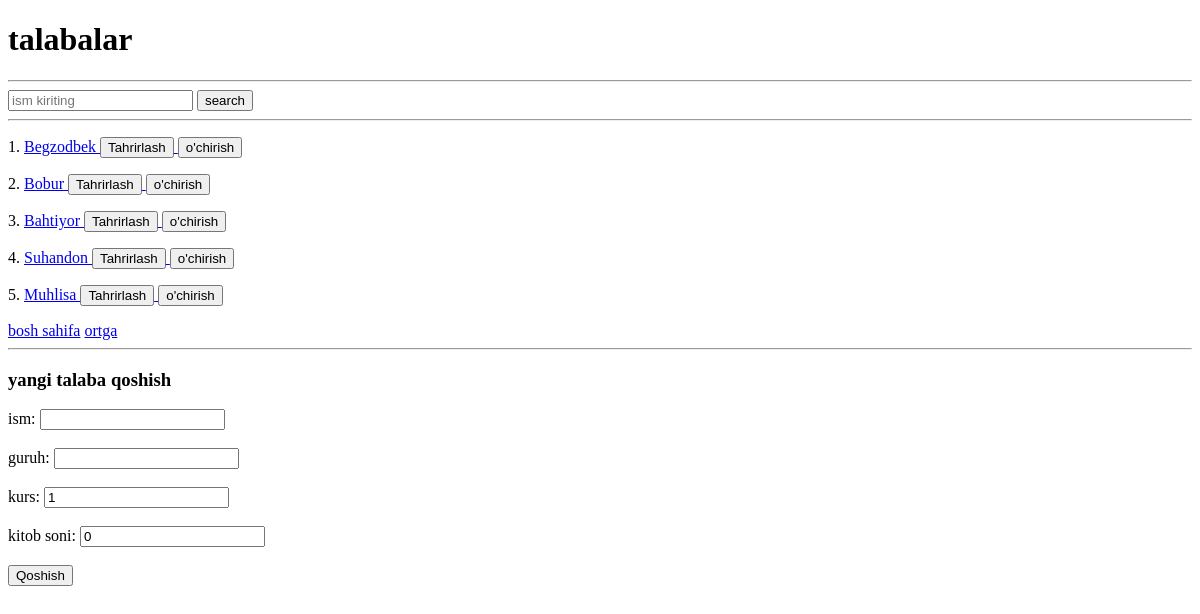
The app's page /talabalar/, older data.
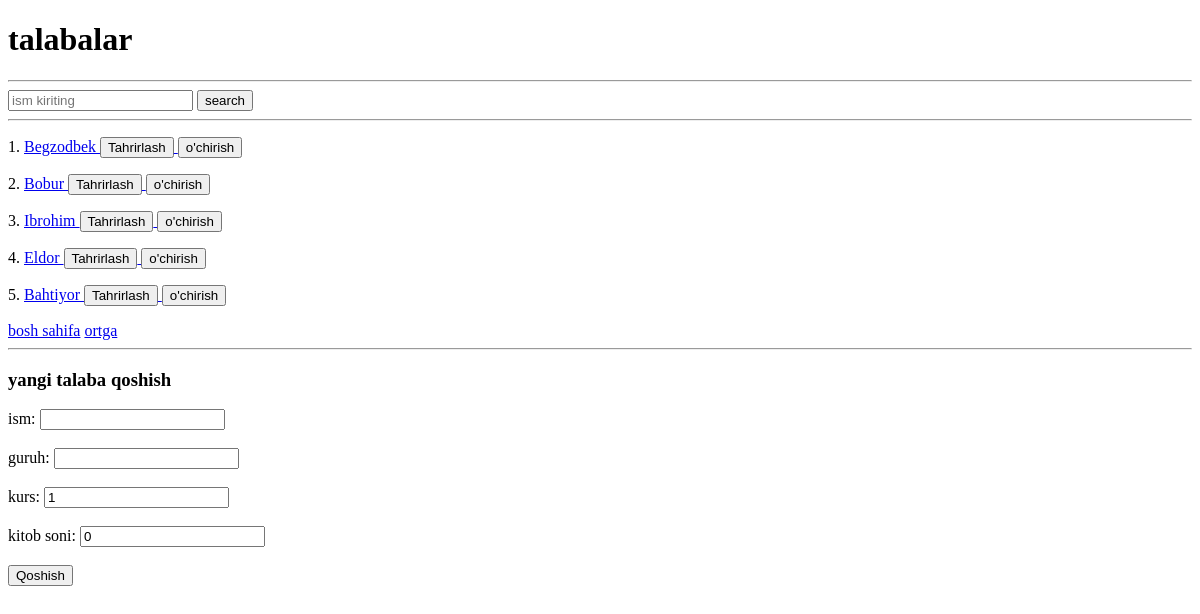
The same page, newer data.
### main/models.py (models this page shows, shortened)
class Talaba(models.Model):
    ism = models.CharField(max_length=255)
    guruh = models.CharField(max_length=255)
    kurs = models.IntegerField(default=1, validators=[MinValueValidator(1), MaxValueValidator(4)])
    kitobi_soni = models.PositiveSmallIntegerField(default=0)

### main/views.py (the view, shortened to what this page needs)
# urls.py: path('talabalar/',talabalar_view),
def talabalar_view(request):
    talabalar = Talaba.objects.all()
    search = request.GET.get('search')
    if search:
        talabalar = talabalar.filter(ism__contains=search)
    context= {
        'talabalar': talabalar,
        'search': search,
    }
    return render(request, 'talabalar.html', context)

### templates/talabalar.html (shortened to what this page needs)
<!DOCTYPE html>
<html lang="en">
<head>
</head>
<body>
<h1>talabalar</h1>
<hr>
<form>
    <input type="text"  name="search" placeholder="ism kiriting" {% if search %} value="{{search}}"{% endif %}>
    <button>search</button>
</form>
<hr>
    {% for talaba in talabalar%}
    <p>{{forloop.counter}}.
        <a href="/talaba/{{talaba.id}}/">
            {{talaba.ism}}
        </a>
        <a href="/talabalar/{{talaba.id}}/update/">
            <button>
                Tahrirlash
            </button>
        </a>
        <a href="/talabalar/{{talaba.id}}/delete/">
            <button>
                o'chirish
            </button>
        </a>
    </p>
    {%endfor%}
<a href="/">bosh sahifa</a>
<a href="/">ortga</a>
<hr>
<h3>yangi talaba qoshish</h3>
<form method="post">
    <label for="ism">ism:</label>
    <input id="ism" type="text" name="ism"required>
    <br><br>
    <label for="guruh">guruh:</label>
    <input id="guruh" type="text" name="guruh"required>
    <br><br>
    <label for="kurs">kurs:</label>
    <input id="kurs" type="number" name="kurs" value="1"required>
    <br><br>
    <label for="kitob soni">kitob soni:</label>
    <input id="kitob soni" type="number" name="kitobi_soni" value="0">
    <br><br>
    <button>
        Qoshish
    </button>
</form>
</body>
</html>

Row changes from the older to the newer data that the page shows:
removed Talaba: ism "Suhandon"
removed Talaba: ism "Muhlisa"
added Talaba: ism "Ibrohim"
added Talaba: ism "Eldor"
